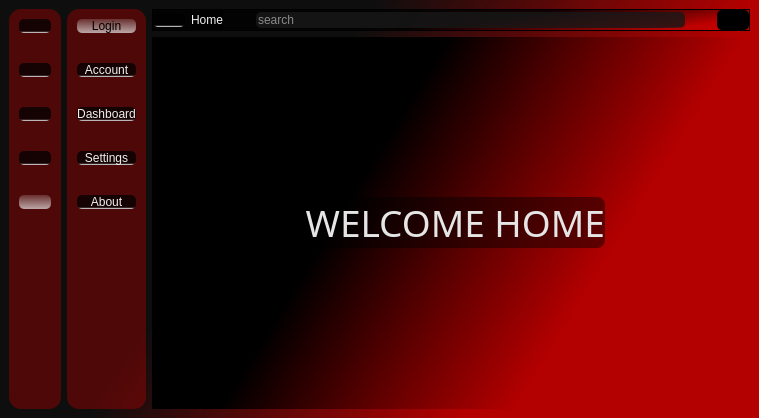
<?xml version="1.0" encoding="UTF-8"?>
<ui version="4.0">
 <class>MainWindow</class>
 <widget class="QMainWindow" name="MainWindow">
  <property name="geometry">
   <rect>
    <x>0</x>
    <y>0</y>
    <width>759</width>
    <height>418</height>
   </rect>
  </property>
  <property name="baseSize">
   <size>
    <width>10</width>
    <height>10</height>
   </size>
  </property>
  <property name="contextMenuPolicy">
   <enum>Qt::ContextMenuPolicy::DefaultContextMenu</enum>
  </property>
  <property name="windowTitle">
   <string>JuJuBee</string>
  </property>
  <widget class="QWidget" name="centralwidget">
   <property name="styleSheet">
    <string notr="true">background-color: qlineargradient(spread:pad, x1:0.114, y1:0.772727, x2:0.619, y2:0.966, stop:0.147727 rgba(0, 0, 0, 240), stop:1 rgba(179, 0, 0, 255));</string>
   </property>
   <layout class="QGridLayout" name="gridLayout">
    <item row="0" column="1" alignment="Qt::AlignmentFlag::AlignLeft">
     <widget class="QFrame" name="frame_2">
      <property name="sizePolicy">
       <sizepolicy hsizetype="Expanding" vsizetype="Expanding">
        <horstretch>0</horstretch>
        <verstretch>0</verstretch>
       </sizepolicy>
      </property>
      <property name="minimumSize">
       <size>
        <width>0</width>
        <height>400</height>
       </size>
      </property>
      <property name="styleSheet">
       <string notr="true">color: rgb(240, 240, 240);
border-right-color: rgb(214, 214, 214);
border-radius: 12px;
background-color: qlineargradient(spread:pad, x1:1, y1:1, x2:0.989, y2:1, stop:0.119318 rgba(0, 0, 0, 255), stop:0.215909 rgba(170, 0, 0, 107));</string>
      </property>
      <property name="frameShape">
       <enum>QFrame::Shape::StyledPanel</enum>
      </property>
      <property name="frameShadow">
       <enum>QFrame::Shadow::Raised</enum>
      </property>
      <property name="lineWidth">
       <number>1</number>
      </property>
      <property name="midLineWidth">
       <number>0</number>
      </property>
      <layout class="QVBoxLayout" name="verticalLayout_2">
       <property name="spacing">
        <number>30</number>
       </property>
       <property name="leftMargin">
        <number>10</number>
       </property>
       <property name="topMargin">
        <number>10</number>
       </property>
       <property name="rightMargin">
        <number>10</number>
       </property>
       <property name="bottomMargin">
        <number>10</number>
       </property>
       <item>
        <widget class="QPushButton" name="LoginBtn_1">
         <property name="styleSheet">
          <string notr="true">QPushButton{
background-color: qlineargradient(spread:pad, x1:0, y1:0, x2:0, y2:1, stop:0.875 rgba(0, 0, 0, 186), stop:1 rgba(255, 255, 255, 255));
border-color: rgb(255, 255, 255);
border-radius:5px;
}

QPushButton:checked{
	
	
	background-color: qlineargradient(spread:pad, x1:1, y1:0, x2:1, y2:1, stop:0 rgba(216, 216, 216, 49), stop:1 rgba(238, 238, 238, 175));

	color: rgb(0, 0, 0);
}



</string>
         </property>
         <property name="text">
          <string>Login</string>
         </property>
         <property name="icon">
          <iconset resource="Resource/Icons.qrc">
           <normaloff>:/Icon-images/icons8-login-24.png</normaloff>:/Icon-images/icons8-login-24.png</iconset>
         </property>
         <property name="checkable">
          <bool>true</bool>
         </property>
         <property name="checked">
          <bool>true</bool>
         </property>
         <property name="autoExclusive">
          <bool>true</bool>
         </property>
        </widget>
       </item>
       <item>
        <widget class="QPushButton" name="AccountBtn_1">
         <property name="layoutDirection">
          <enum>Qt::LayoutDirection::LeftToRight</enum>
         </property>
         <property name="styleSheet">
          <string notr="true">QPushButton{
background-color: qlineargradient(spread:pad, x1:0, y1:0, x2:0, y2:1, stop:0.875 rgba(0, 0, 0, 186), stop:1 rgba(255, 255, 255, 255));
border-color: rgb(255, 255, 255);
border-radius:5px;
}

QPushButton:checked{
	
	
	background-color: qlineargradient(spread:pad, x1:1, y1:0, x2:1, y2:1, stop:0 rgba(216, 216, 216, 49), stop:1 rgba(238, 238, 238, 175));

	color: rgb(0, 0, 0);
}</string>
         </property>
         <property name="text">
          <string>Account</string>
         </property>
         <property name="icon">
          <iconset resource="Resource/Icons.qrc">
           <normaloff>:/Icon-images/icons8-account-24.png</normaloff>:/Icon-images/icons8-account-24.png</iconset>
         </property>
         <property name="checkable">
          <bool>true</bool>
         </property>
         <property name="autoExclusive">
          <bool>true</bool>
         </property>
        </widget>
       </item>
       <item>
        <widget class="QPushButton" name="DashboardBtn_1">
         <property name="styleSheet">
          <string notr="true">QPushButton{
background-color: qlineargradient(spread:pad, x1:0, y1:0, x2:0, y2:1, stop:0.875 rgba(0, 0, 0, 186), stop:1 rgba(255, 255, 255, 255));

border-radius:5px;
}

QPushButton:checked{
	
	
	background-color: qlineargradient(spread:pad, x1:1, y1:0, x2:1, y2:1, stop:0 rgba(216, 216, 216, 49), stop:1 rgba(238, 238, 238, 175));

	color: rgb(0, 0, 0);
}</string>
         </property>
         <property name="text">
          <string>Dashboard</string>
         </property>
         <property name="icon">
          <iconset resource="Resource/Icons.qrc">
           <normaloff>:/Icon-images/icons8-dashboard-24.png</normaloff>:/Icon-images/icons8-dashboard-24.png</iconset>
         </property>
         <property name="checkable">
          <bool>true</bool>
         </property>
         <property name="checked">
          <bool>false</bool>
         </property>
         <property name="autoExclusive">
          <bool>true</bool>
         </property>
        </widget>
       </item>
       <item>
        <widget class="QPushButton" name="SettingsBtn_1">
         <property name="styleSheet">
          <string notr="true">QPushButton{
background-color: qlineargradient(spread:pad, x1:0, y1:0, x2:0, y2:1, stop:0.875 rgba(0, 0, 0, 186), stop:1 rgba(255, 255, 255, 255));

border-radius:5px;
}

QPushButton:checked{
	
	
	background-color: qlineargradient(spread:pad, x1:1, y1:0, x2:1, y2:1, stop:0 rgba(216, 216, 216, 49), stop:1 rgba(238, 238, 238, 175));

	color: rgb(0, 0, 0);
}</string>
         </property>
         <property name="text">
          <string>Settings</string>
         </property>
         <property name="icon">
          <iconset resource="Resource/Icons.qrc">
           <normaloff>:/Icon-images/icons8-settings-30.png</normaloff>:/Icon-images/icons8-settings-30.png</iconset>
         </property>
         <property name="checkable">
          <bool>true</bool>
         </property>
         <property name="checked">
          <bool>false</bool>
         </property>
         <property name="autoExclusive">
          <bool>true</bool>
         </property>
        </widget>
       </item>
       <item>
        <widget class="QPushButton" name="AboutBtn_1">
         <property name="styleSheet">
          <string notr="true">QPushButton{
background-color: qlineargradient(spread:pad, x1:0, y1:0, x2:0, y2:1, stop:0.875 rgba(0, 0, 0, 186), stop:1 rgba(255, 255, 255, 255));

border-radius:5px;
}

QPushButton:checked{
	
	
	background-color: qlineargradient(spread:pad, x1:1, y1:0, x2:1, y2:1, stop:0 rgba(216, 216, 216, 49), stop:1 rgba(238, 238, 238, 175));

	color: rgb(0, 0, 0);
}</string>
         </property>
         <property name="text">
          <string>About</string>
         </property>
         <property name="icon">
          <iconset resource="Resource/Icons.qrc">
           <normaloff>:/Icon-images/icons8-about-64.png</normaloff>:/Icon-images/icons8-about-64.png</iconset>
         </property>
         <property name="checkable">
          <bool>true</bool>
         </property>
         <property name="checked">
          <bool>false</bool>
         </property>
         <property name="autoExclusive">
          <bool>true</bool>
         </property>
        </widget>
       </item>
       <item>
        <spacer name="verticalSpacer_2">
         <property name="orientation">
          <enum>Qt::Orientation::Vertical</enum>
         </property>
         <property name="sizeHint" stdset="0">
          <size>
           <width>20</width>
           <height>147</height>
          </size>
         </property>
        </spacer>
       </item>
      </layout>
     </widget>
    </item>
    <item row="0" column="2">
     <layout class="QVBoxLayout" name="verticalLayout_3">
      <item alignment="Qt::AlignmentFlag::AlignTop">
       <widget class="QFrame" name="menu">
        <property name="styleSheet">
         <string notr="true">background-color: qlineargradient(spread:pad, x1:0.273091, y1:0.801, x2:0.955, y2:1, stop:0.261364 rgba(0, 0, 0, 204), stop:0.840909 rgba(208, 0, 0, 155));</string>
        </property>
        <property name="frameShape">
         <enum>QFrame::Shape::StyledPanel</enum>
        </property>
        <property name="frameShadow">
         <enum>QFrame::Shadow::Raised</enum>
        </property>
        <layout class="QHBoxLayout" name="horizontalLayout">
         <property name="leftMargin">
          <number>0</number>
         </property>
         <property name="topMargin">
          <number>0</number>
         </property>
         <property name="rightMargin">
          <number>0</number>
         </property>
         <property name="bottomMargin">
          <number>0</number>
         </property>
         <item>
          <widget class="QPushButton" name="ExpandBtn">
           <property name="toolTip">
            <string>&lt;html&gt;&lt;head/&gt;&lt;body&gt;&lt;p&gt;Expand&lt;/p&gt;&lt;/body&gt;&lt;/html&gt;</string>
           </property>
           <property name="styleSheet">
            <string notr="true">background-color: qlineargradient(spread:pad, x1:0, y1:0, x2:0, y2:1, stop:0.875 rgba(0, 0, 0, 186), stop:1 rgba(255, 255, 255, 255));

border-color: rgb(255, 255, 255);
border-radius:5px;</string>
           </property>
           <property name="text">
            <string/>
           </property>
           <property name="icon">
            <iconset resource="Resource/Icons.qrc">
             <normaloff>:/Icon-images/icons8-greater-than-30.png</normaloff>:/Icon-images/icons8-greater-than-30.png</iconset>
           </property>
           <property name="checkable">
            <bool>true</bool>
           </property>
           <property name="checked">
            <bool>false</bool>
           </property>
           <property name="autoExclusive">
            <bool>false</bool>
           </property>
          </widget>
         </item>
         <item>
          <widget class="QLabel" name="HomeLabl">
           <property name="styleSheet">
            <string notr="true">background-color: rgb(0, 0, 0);
color: rgb(240, 240, 240);</string>
           </property>
           <property name="text">
            <string>Home</string>
           </property>
          </widget>
         </item>
         <item>
          <spacer name="horizontalSpacer">
           <property name="orientation">
            <enum>Qt::Orientation::Horizontal</enum>
           </property>
           <property name="sizeHint" stdset="0">
            <size>
             <width>9</width>
             <height>20</height>
            </size>
           </property>
          </spacer>
         </item>
         <item>
          <widget class="QLineEdit" name="Search">
           <property name="enabled">
            <bool>true</bool>
           </property>
           <property name="minimumSize">
            <size>
             <width>429</width>
             <height>0</height>
            </size>
           </property>
           <property name="layoutDirection">
            <enum>Qt::LayoutDirection::LeftToRight</enum>
           </property>
           <property name="styleSheet">
            <string notr="true">color: rgb(255, 255, 255);

background-color: qlineargradient(spread:pad, x1:0.9545, y1:0.955, x2:1, y2:1, stop:0 rgba(24, 24, 24, 206), stop:1 rgba(131, 16, 16, 255));
border-radius:5px;
</string>
           </property>
           <property name="text">
            <string/>
           </property>
           <property name="frame">
            <bool>true</bool>
           </property>
           <property name="placeholderText">
            <string>search</string>
           </property>
          </widget>
         </item>
         <item>
          <spacer name="horizontalSpacer_2">
           <property name="orientation">
            <enum>Qt::Orientation::Horizontal</enum>
           </property>
           <property name="sizeHint" stdset="0">
            <size>
             <width>9</width>
             <height>20</height>
            </size>
           </property>
          </spacer>
         </item>
         <item>
          <widget class="QPushButton" name="ExitBtn">
           <property name="sizePolicy">
            <sizepolicy hsizetype="Minimum" vsizetype="Expanding">
             <horstretch>0</horstretch>
             <verstretch>0</verstretch>
            </sizepolicy>
           </property>
           <property name="styleSheet">
            <string notr="true">color: rgb(255, 255, 255);
background-color: rgb(0, 0, 0);
border-radius:5px;</string>
           </property>
           <property name="text">
            <string/>
           </property>
           <property name="icon">
            <iconset resource="Resource/Icons.qrc">
             <normaloff>:/Icon-images/icons8-shutdown-26.png</normaloff>:/Icon-images/icons8-shutdown-26.png</iconset>
           </property>
           <property name="checkable">
            <bool>true</bool>
           </property>
           <property name="autoExclusive">
            <bool>false</bool>
           </property>
          </widget>
         </item>
        </layout>
       </widget>
      </item>
      <item>
       <widget class="QStackedWidget" name="stackedWidget">
        <property name="frameShadow">
         <enum>QFrame::Shadow::Sunken</enum>
        </property>
        <property name="lineWidth">
         <number>0</number>
        </property>
        <property name="currentIndex">
         <number>0</number>
        </property>
        <widget class="QWidget" name="Welcome">
         <layout class="QVBoxLayout" name="verticalLayout_4">
          <item alignment="Qt::AlignmentFlag::AlignHCenter|Qt::AlignmentFlag::AlignVCenter">
           <widget class="QLabel" name="WelcomeLabl">
            <property name="font">
             <font>
              <family>Rockwell Extra Bold</family>
              <pointsize>28</pointsize>
              <italic>false</italic>
              <fontweight>ExtraBold</fontweight>
             </font>
            </property>
            <property name="styleSheet">
             <string notr="true">background-color: qlineargradient(spread:pad, x1:1, y1:1, x2:1, y2:1, stop:0 rgba(0, 0, 0, 113), stop:1 rgba(248, 248, 248, 0));
color: rgb(229, 229, 229);
border-color: rgb(255, 255, 255);
font: 800 28pt &quot;Rockwell Extra Bold&quot;;
border-radius:8px;</string>
            </property>
            <property name="text">
             <string> WELCOME HOME</string>
            </property>
           </widget>
          </item>
         </layout>
        </widget>
        <widget class="QWidget" name="Account">
         <widget class="QLabel" name="AccountLabl">
          <property name="geometry">
           <rect>
            <x>110</x>
            <y>160</y>
            <width>340</width>
            <height>45</height>
           </rect>
          </property>
          <property name="font">
           <font>
            <family>Rockwell Extra Bold</family>
            <pointsize>28</pointsize>
            <italic>false</italic>
            <fontweight>ExtraBold</fontweight>
           </font>
          </property>
          <property name="styleSheet">
           <string notr="true">background-color: qlineargradient(spread:pad, x1:1, y1:1, x2:1, y2:1, stop:0 rgba(0, 0, 0, 113), stop:1 rgba(248, 248, 248, 0));
color: rgb(229, 229, 229);
border-color: rgb(255, 255, 255);
font: 800 28pt &quot;Rockwell Extra Bold&quot;;
border-radius:8px;</string>
          </property>
          <property name="text">
           <string>YOUR ACCOUNT</string>
          </property>
          <property name="margin">
           <number>0</number>
          </property>
         </widget>
        </widget>
        <widget class="QWidget" name="Dashboard">
         <widget class="QLabel" name="DashboardLabl">
          <property name="geometry">
           <rect>
            <x>150</x>
            <y>160</y>
            <width>270</width>
            <height>45</height>
           </rect>
          </property>
          <property name="font">
           <font>
            <family>Rockwell Extra Bold</family>
            <pointsize>28</pointsize>
            <italic>false</italic>
            <fontweight>ExtraBold</fontweight>
           </font>
          </property>
          <property name="styleSheet">
           <string notr="true">background-color: qlineargradient(spread:pad, x1:1, y1:1, x2:1, y2:1, stop:0 rgba(0, 0, 0, 113), stop:1 rgba(248, 248, 248, 0));
color: rgb(229, 229, 229);
border-color: rgb(255, 255, 255);
font: 800 28pt &quot;Rockwell Extra Bold&quot;;
border-radius:8px;</string>
          </property>
          <property name="text">
           <string>DASHBOARD</string>
          </property>
          <property name="margin">
           <number>0</number>
          </property>
         </widget>
        </widget>
        <widget class="QWidget" name="Settings">
         <widget class="QLabel" name="SettingsLabl">
          <property name="geometry">
           <rect>
            <x>180</x>
            <y>160</y>
            <width>220</width>
            <height>45</height>
           </rect>
          </property>
          <property name="font">
           <font>
            <family>Rockwell Extra Bold</family>
            <pointsize>28</pointsize>
            <italic>false</italic>
            <fontweight>ExtraBold</fontweight>
           </font>
          </property>
          <property name="styleSheet">
           <string notr="true">background-color: qlineargradient(spread:pad, x1:1, y1:1, x2:1, y2:1, stop:0 rgba(0, 0, 0, 113), stop:1 rgba(248, 248, 248, 0));
color: rgb(229, 229, 229);
border-color: rgb(255, 255, 255);
font: 800 28pt &quot;Rockwell Extra Bold&quot;;
border-radius:8px;</string>
          </property>
          <property name="text">
           <string>SETTINGS</string>
          </property>
          <property name="margin">
           <number>0</number>
          </property>
         </widget>
        </widget>
        <widget class="QWidget" name="About">
         <widget class="QLabel" name="AboutLabl">
          <property name="geometry">
           <rect>
            <x>210</x>
            <y>160</y>
            <width>160</width>
            <height>45</height>
           </rect>
          </property>
          <property name="font">
           <font>
            <family>Rockwell Extra Bold</family>
            <pointsize>28</pointsize>
            <italic>false</italic>
            <fontweight>ExtraBold</fontweight>
           </font>
          </property>
          <property name="styleSheet">
           <string notr="true">background-color: qlineargradient(spread:pad, x1:1, y1:1, x2:1, y2:1, stop:0 rgba(0, 0, 0, 113), stop:1 rgba(248, 248, 248, 0));
color: rgb(229, 229, 229);
border-color: rgb(255, 255, 255);
font: 800 28pt &quot;Rockwell Extra Bold&quot;;
border-radius:8px;</string>
          </property>
          <property name="text">
           <string> ABOUT </string>
          </property>
          <property name="margin">
           <number>0</number>
          </property>
         </widget>
        </widget>
       </widget>
      </item>
     </layout>
    </item>
    <item row="0" column="0" alignment="Qt::AlignmentFlag::AlignLeft">
     <widget class="QFrame" name="frame">
      <property name="sizePolicy">
       <sizepolicy hsizetype="Expanding" vsizetype="Expanding">
        <horstretch>0</horstretch>
        <verstretch>0</verstretch>
       </sizepolicy>
      </property>
      <property name="minimumSize">
       <size>
        <width>0</width>
        <height>400</height>
       </size>
      </property>
      <property name="styleSheet">
       <string notr="true">color: rgb(240, 240, 240);
border-right-color: rgb(214, 214, 214);
border-radius: 12px;
background-color: qlineargradient(spread:pad, x1:1, y1:1, x2:0.989, y2:1, stop:0.119318 rgba(0, 0, 0, 255), stop:0.215909 rgba(170, 0, 0, 107));</string>
      </property>
      <property name="frameShape">
       <enum>QFrame::Shape::StyledPanel</enum>
      </property>
      <property name="frameShadow">
       <enum>QFrame::Shadow::Raised</enum>
      </property>
      <property name="lineWidth">
       <number>1</number>
      </property>
      <property name="midLineWidth">
       <number>0</number>
      </property>
      <layout class="QVBoxLayout" name="verticalLayout">
       <property name="spacing">
        <number>30</number>
       </property>
       <property name="leftMargin">
        <number>10</number>
       </property>
       <property name="topMargin">
        <number>10</number>
       </property>
       <property name="rightMargin">
        <number>10</number>
       </property>
       <property name="bottomMargin">
        <number>10</number>
       </property>
       <item>
        <widget class="QPushButton" name="LoginBtn">
         <property name="styleSheet">
          <string notr="true">QPushButton{
background-color: qlineargradient(spread:pad, x1:0, y1:0, x2:0, y2:1, stop:0.875 rgba(0, 0, 0, 186), stop:1 rgba(255, 255, 255, 255));
image: url(:/Icon-images/icons8-login-24.png);
border-color: rgb(255, 255, 255);
border-radius:5px;
}
QPushButton:checked{
	
	
	background-color: qlineargradient(spread:pad, x1:1, y1:0, x2:1, y2:1, stop:0 rgba(216, 216, 216, 49), stop:1 rgba(238, 238, 238, 175));

	color: rgb(0, 0, 0);
}
</string>
         </property>
         <property name="text">
          <string/>
         </property>
         <property name="checkable">
          <bool>true</bool>
         </property>
         <property name="checked">
          <bool>false</bool>
         </property>
         <property name="autoExclusive">
          <bool>true</bool>
         </property>
        </widget>
       </item>
       <item>
        <widget class="QPushButton" name="AccountBtn">
         <property name="styleSheet">
          <string notr="true">QPushButton{
background-color: qlineargradient(spread:pad, x1:0, y1:0, x2:0, y2:1, stop:0.875 rgba(0, 0, 0, 186), stop:1 rgba(255, 255, 255, 255));
image: url(:/Icon-images/icons8-account-24.png);
border-color: rgb(255, 255, 255);
border-radius:5px;
}
QPushButton:checked{
	
	
	background-color: qlineargradient(spread:pad, x1:1, y1:0, x2:1, y2:1, stop:0 rgba(216, 216, 216, 49), stop:1 rgba(238, 238, 238, 175));

	color: rgb(0, 0, 0);
}
</string>
         </property>
         <property name="text">
          <string/>
         </property>
         <property name="checkable">
          <bool>true</bool>
         </property>
         <property name="checked">
          <bool>false</bool>
         </property>
         <property name="autoExclusive">
          <bool>true</bool>
         </property>
        </widget>
       </item>
       <item>
        <widget class="QPushButton" name="DashboardBtn">
         <property name="styleSheet">
          <string notr="true">QPushButton{
background-color: qlineargradient(spread:pad, x1:0, y1:0, x2:0, y2:1, stop:0.875 rgba(0, 0, 0, 186), stop:1 rgba(255, 255, 255, 255));
image: url(:/Icon-images/icons8-dashboard-24.png);
border-radius:5px;
}
QPushButton:checked{
	
	
	background-color: qlineargradient(spread:pad, x1:1, y1:0, x2:1, y2:1, stop:0 rgba(216, 216, 216, 49), stop:1 rgba(238, 238, 238, 175));

	color: rgb(0, 0, 0);
}
</string>
         </property>
         <property name="text">
          <string/>
         </property>
         <property name="checkable">
          <bool>true</bool>
         </property>
         <property name="checked">
          <bool>false</bool>
         </property>
         <property name="autoExclusive">
          <bool>true</bool>
         </property>
        </widget>
       </item>
       <item>
        <widget class="QPushButton" name="SettingsBtn">
         <property name="styleSheet">
          <string notr="true">QPushButton{
background-color: qlineargradient(spread:pad, x1:0, y1:0, x2:0, y2:1, stop:0.875 rgba(0, 0, 0, 186), stop:1 rgba(255, 255, 255, 255));
image: url(:/Icon-images/icons8-settings-30.png);
border-radius:5px;
}
QPushButton:checked{
	
	
	background-color: qlineargradient(spread:pad, x1:1, y1:0, x2:1, y2:1, stop:0 rgba(216, 216, 216, 49), stop:1 rgba(238, 238, 238, 175));

	color: rgb(0, 0, 0);
}
</string>
         </property>
         <property name="text">
          <string/>
         </property>
         <property name="checkable">
          <bool>true</bool>
         </property>
         <property name="checked">
          <bool>false</bool>
         </property>
         <property name="autoExclusive">
          <bool>true</bool>
         </property>
        </widget>
       </item>
       <item>
        <widget class="QPushButton" name="AboutBtn">
         <property name="styleSheet">
          <string notr="true">QPushButton{
background-color: qlineargradient(spread:pad, x1:0, y1:0, x2:0, y2:1, stop:0.875 rgba(0, 0, 0, 186), stop:1 rgba(255, 255, 255, 255));
image: url(:/Icon-images/icons8-about-64.png);
border-radius:5px;
}

QPushButton:checked{
	
	
	background-color: qlineargradient(spread:pad, x1:1, y1:0, x2:1, y2:1, stop:0 rgba(216, 216, 216, 49), stop:1 rgba(238, 238, 238, 175));

	color: rgb(0, 0, 0);
}
</string>
         </property>
         <property name="text">
          <string/>
         </property>
         <property name="checkable">
          <bool>true</bool>
         </property>
         <property name="checked">
          <bool>true</bool>
         </property>
         <property name="autoExclusive">
          <bool>true</bool>
         </property>
        </widget>
       </item>
       <item>
        <spacer name="verticalSpacer">
         <property name="orientation">
          <enum>Qt::Orientation::Vertical</enum>
         </property>
         <property name="sizeHint" stdset="0">
          <size>
           <width>20</width>
           <height>40</height>
          </size>
         </property>
        </spacer>
       </item>
      </layout>
     </widget>
    </item>
   </layout>
  </widget>
 </widget>
 <resources>
  <include location="Resource/Icons.qrc"/>
 </resources>
 <connections>
  <connection>
   <sender>ExpandBtn</sender>
   <signal>toggled(bool)</signal>
   <receiver>frame</receiver>
   <slot>setHidden(bool)</slot>
   <hints>
    <hint type="sourcelabel">
     <x>183</x>
     <y>28</y>
    </hint>
    <hint type="destinationlabel">
     <x>54</x>
     <y>136</y>
    </hint>
   </hints>
  </connection>
  <connection>
   <sender>ExpandBtn</sender>
   <signal>toggled(bool)</signal>
   <receiver>frame_2</receiver>
   <slot>setVisible(bool)</slot>
   <hints>
    <hint type="sourcelabel">
     <x>172</x>
     <y>25</y>
    </hint>
    <hint type="destinationlabel">
     <x>157</x>
     <y>78</y>
    </hint>
   </hints>
  </connection>
  <connection>
   <sender>LoginBtn</sender>
   <signal>toggled(bool)</signal>
   <receiver>LoginBtn_1</receiver>
   <slot>setChecked(bool)</slot>
   <hints>
    <hint type="sourcelabel">
     <x>38</x>
     <y>28</y>
    </hint>
    <hint type="destinationlabel">
     <x>112</x>
     <y>26</y>
    </hint>
   </hints>
  </connection>
  <connection>
   <sender>LoginBtn_1</sender>
   <signal>toggled(bool)</signal>
   <receiver>LoginBtn</receiver>
   <slot>setChecked(bool)</slot>
   <hints>
    <hint type="sourcelabel">
     <x>106</x>
     <y>30</y>
    </hint>
    <hint type="destinationlabel">
     <x>34</x>
     <y>31</y>
    </hint>
   </hints>
  </connection>
  <connection>
   <sender>AccountBtn_1</sender>
   <signal>toggled(bool)</signal>
   <receiver>AccountBtn</receiver>
   <slot>setChecked(bool)</slot>
   <hints>
    <hint type="sourcelabel">
     <x>78</x>
     <y>67</y>
    </hint>
    <hint type="destinationlabel">
     <x>40</x>
     <y>67</y>
    </hint>
   </hints>
  </connection>
  <connection>
   <sender>AccountBtn</sender>
   <signal>toggled(bool)</signal>
   <receiver>AccountBtn_1</receiver>
   <slot>setChecked(bool)</slot>
   <hints>
    <hint type="sourcelabel">
     <x>39</x>
     <y>77</y>
    </hint>
    <hint type="destinationlabel">
     <x>113</x>
     <y>77</y>
    </hint>
   </hints>
  </connection>
  <connection>
   <sender>DashboardBtn</sender>
   <signal>toggled(bool)</signal>
   <receiver>DashboardBtn_1</receiver>
   <slot>setChecked(bool)</slot>
   <hints>
    <hint type="sourcelabel">
     <x>35</x>
     <y>116</y>
    </hint>
    <hint type="destinationlabel">
     <x>84</x>
     <y>116</y>
    </hint>
   </hints>
  </connection>
  <connection>
   <sender>DashboardBtn_1</sender>
   <signal>toggled(bool)</signal>
   <receiver>DashboardBtn</receiver>
   <slot>setChecked(bool)</slot>
   <hints>
    <hint type="sourcelabel">
     <x>75</x>
     <y>123</y>
    </hint>
    <hint type="destinationlabel">
     <x>24</x>
     <y>125</y>
    </hint>
   </hints>
  </connection>
  <connection>
   <sender>SettingsBtn</sender>
   <signal>toggled(bool)</signal>
   <receiver>SettingsBtn_1</receiver>
   <slot>setChecked(bool)</slot>
   <hints>
    <hint type="sourcelabel">
     <x>36</x>
     <y>158</y>
    </hint>
    <hint type="destinationlabel">
     <x>88</x>
     <y>161</y>
    </hint>
   </hints>
  </connection>
  <connection>
   <sender>SettingsBtn_1</sender>
   <signal>toggled(bool)</signal>
   <receiver>SettingsBtn</receiver>
   <slot>setChecked(bool)</slot>
   <hints>
    <hint type="sourcelabel">
     <x>79</x>
     <y>167</y>
    </hint>
    <hint type="destinationlabel">
     <x>19</x>
     <y>164</y>
    </hint>
   </hints>
  </connection>
  <connection>
   <sender>AboutBtn_1</sender>
   <signal>toggled(bool)</signal>
   <receiver>AboutBtn</receiver>
   <slot>setChecked(bool)</slot>
   <hints>
    <hint type="sourcelabel">
     <x>76</x>
     <y>213</y>
    </hint>
    <hint type="destinationlabel">
     <x>28</x>
     <y>204</y>
    </hint>
   </hints>
  </connection>
  <connection>
   <sender>AboutBtn</sender>
   <signal>toggled(bool)</signal>
   <receiver>AboutBtn_1</receiver>
   <slot>setChecked(bool)</slot>
   <hints>
    <hint type="sourcelabel">
     <x>44</x>
     <y>212</y>
    </hint>
    <hint type="destinationlabel">
     <x>85</x>
     <y>212</y>
    </hint>
   </hints>
  </connection>
  <connection>
   <sender>ExitBtn</sender>
   <signal>clicked(bool)</signal>
   <receiver>MainWindow</receiver>
   <slot>close()</slot>
   <hints>
    <hint type="sourcelabel">
     <x>740</x>
     <y>16</y>
    </hint>
    <hint type="destinationlabel">
     <x>775</x>
     <y>74</y>
    </hint>
   </hints>
  </connection>
 </connections>
</ui>
